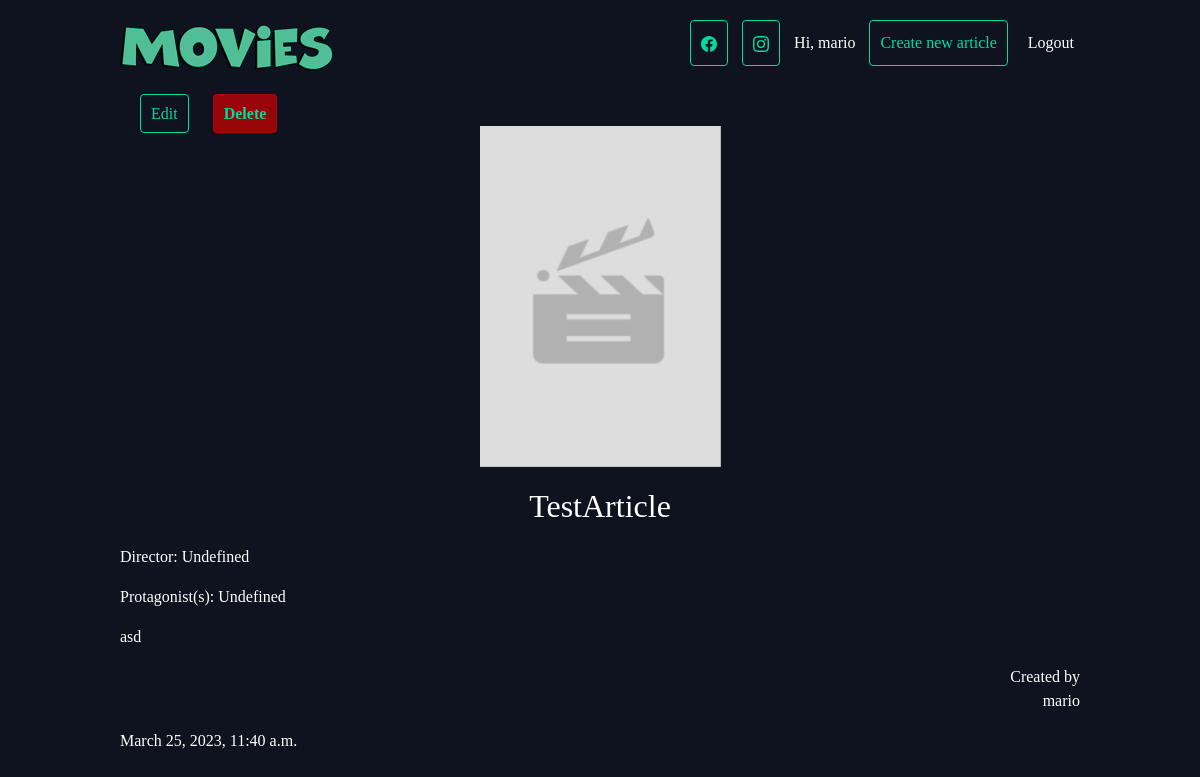
/articles/testarticle/ (signed in), run on the app's committed database.
### articles/models.py (models this page shows, shortened)
class Article(models.Model):
    title = models.CharField(max_length=100, blank=False, unique=True)
    slug = models.SlugField()
    body = models.TextField(blank=False)
    date = models.DateTimeField(auto_now_add=True)
    thumb = models.ImageField(default='default-movie.jpg', blank=False, storage=S3Boto3Storage(),
                              help_text="For thumb please upload an image in the size of height 341px and width 241px or leave it as default.")
    author = models.ForeignKey(User, default=None, on_delete=models.CASCADE)
    director = models.CharField(default="Undefined", max_length=100)
    protagonist = models.CharField(default="Undefined", max_length=100)

### articles/views.py (the view)
# urls.py: url(r'^(?P<slug>[\w-]+)/$', views.article_details, name="details"),
@login_required(login_url="/accounts/login/")
def article_details(request, slug):
    article = Article.objects.get(slug=slug)
    return render(request, 'articles/article_details.html', {'article': article})

### Templates/articles/article_details.html
{% extends 'default.html' %}
{% block content %}
{% if article.author.id == user.id %}
    <nav class="UpdateArticle">
        <li><a href="{% url 'articles:edit' slug=article.slug %}" class="ArticleEdit">Edit</a></li>
        <li><a href="{% url 'articles:delete' slug=article.slug %}" class="ArticleDelete">Delete</a></li>
    </nav>
{% endif %}
<div class="article-details">
    <div class="article">
        <img src="{{ article.thumb.url }}"/>
        <h2>{{ article.title }}</h2>
        <div class="infos">
            <p>Director: {{ article.director }}</p>
            <p>Protagonist(s): {{ article.protagonist }}</p>
        </div>
        <p>{{ article.body }}</p>
        <p class="author">Created by <br>{{ article.author }}</p>
        <p>{{ article.date }}</p>
    </div>
</div>
{% endblock %}

### Templates/default.html (shortened to what this page needs)
{% load static %}
<!DOCTYPE html>
<html lang="en">
    <head>
        <link href="https://cdn.jsdelivr.net/npm/bootstrap@5.3.0-alpha1/dist/css/bootstrap.min.css" rel="stylesheet">
        <link rel="stylesheet" href="{% static 'styles.css' %}">
    </head>
    <body>
        <header class="wrapper">
            <h1><a href="{% url 'home' %}"><img alt="Movie Fan Blog Logo" title="Movie Fan Blog Logo" src="{% static 'logo5.png' %}" /></a></h1>
            <nav class="create_logout_nav">
                <ul>
                    <li><a class="highlight" href="https://www.facebook.com/profile.php?id=61552529152265"></a></li>
                    <li><a class="highlight" href="https://www.instagram.com/moviefanbloghu/"></a></li>
                    {% if user.is_authenticated %}
                        <li>Hi, {{ user.username }}</li>
                        <li><a href="{% url 'articles:create' %}" class="highlight">Create new article</a></li>
                        <li>
                            <form class="logout-link" action="{% url 'accounts:logout' %}" method="post">
                                <button type="submit">Logout</button>
                            </form>
                        </li>
                    {% else %}
                        <li><a href="{% url 'accounts:login' %}">Login</a></li>
                        <li><a href="{% url 'accounts:signup' %}">Signup</a></li>
                    {% endif %}
                </ul>
            </nav>
        </header>
        <div class="wrapper">
            {% block content %}
            {% endblock %}
        </div>
    </body>
</html>

### statics/styles.css (style rules this page uses)
body { background-color: #0f121f; background-repeat: no-repeat; color: #fff; }
body * { font-family: Ubuntu; }
h1, h2, h3, h4, h5 { font-weight: normal; margin: 0; }
a, a:hover, a:visited { color: #fff; text-decoration: none; }
.wrapper { max-width: 960px; margin: 0 auto; }
header { display: grid; grid-template-columns: 1fr 1fr; padding: 20px 0; }
.create_logout_nav { justify-self: end; margin-left: 20px; }
.create_logout_nav li { display: inline-flex; margin-left: 10px; }
.UpdateArticle li { display: inline-block; margin-left: 20px; }
a.ArticleEdit { border: 1px solid #00dba0; padding: 10px; border-radius: 4px; color: #00dba0; transition: background 1s ease-out 100ms; }
a.ArticleDelete { font-weight: 700; border: 1px solid #db000052; padding: 10px; border-radius: 4px; color: #00dba0; background: #db0000ad; }
nav button { background: none; color: #fff; cursor: pointer; border: 0; font-size: 1em; }
.article { padding: 10px; position: relative; padding-bottom: 40px; }
.article h2 { font-size: 1.2em; }
.article-details .article { padding: 0; }
.article-details .article img { max-width: 100%; display: block; margin-left: auto; margin-right: auto; }
.article-details .article h2 { text-align: center; margin: 20px auto; font-size: 2em; }
.author { text-align: right; }
a.highlight { border: 1px solid #00dba0; padding: 10px; border-radius: 4px; color: #00dba0; transition: background 1s ease-out 100ms; }

### data on the page
Article: thumb (placeholder picture), title "TestArticle", director "Undefined", protagonist "Undefined", body "asd", author "mario", date "March 25, 2023, 11:40 a.m."

### other printed values
{{ user.username }} "mario"
